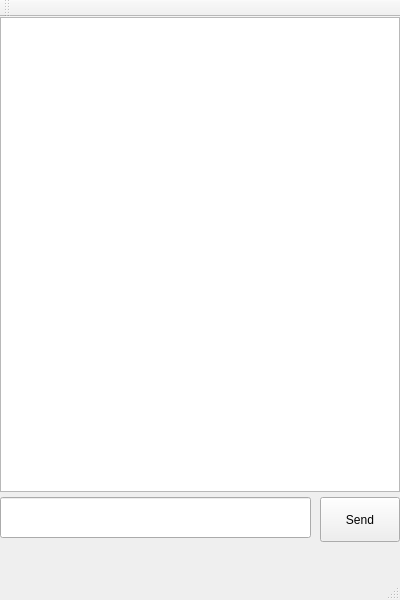
<?xml version="1.0" encoding="UTF-8"?>
<ui version="4.0">
 <class>MainWindow</class>
 <widget class="QMainWindow" name="MainWindow">
  <property name="geometry">
   <rect>
    <x>0</x>
    <y>0</y>
    <width>400</width>
    <height>600</height>
   </rect>
  </property>
  <property name="sizePolicy">
   <sizepolicy hsizetype="Ignored" vsizetype="Ignored">
    <horstretch>0</horstretch>
    <verstretch>0</verstretch>
   </sizepolicy>
  </property>
  <property name="minimumSize">
   <size>
    <width>400</width>
    <height>600</height>
   </size>
  </property>
  <property name="maximumSize">
   <size>
    <width>400</width>
    <height>600</height>
   </size>
  </property>
  <property name="cursor">
   <cursorShape>ArrowCursor</cursorShape>
  </property>
  <property name="windowTitle">
   <string>YAM</string>
  </property>
  <property name="tabShape">
   <enum>QTabWidget::Rounded</enum>
  </property>
  <widget class="QWidget" name="centralWidget">
   <widget class="QPushButton" name="sendButton">
    <property name="geometry">
     <rect>
      <x>320</x>
      <y>480</y>
      <width>80</width>
      <height>45</height>
     </rect>
    </property>
    <property name="text">
     <string>Send</string>
    </property>
   </widget>
   <widget class="QPlainTextEdit" name="chatBox">
    <property name="geometry">
     <rect>
      <x>0</x>
      <y>0</y>
      <width>400</width>
      <height>475</height>
     </rect>
    </property>
    <property name="sizePolicy">
     <sizepolicy hsizetype="Fixed" vsizetype="Fixed">
      <horstretch>0</horstretch>
      <verstretch>0</verstretch>
     </sizepolicy>
    </property>
    <property name="readOnly">
     <bool>true</bool>
    </property>
   </widget>
   <widget class="QLineEdit" name="sendBox">
    <property name="geometry">
     <rect>
      <x>0</x>
      <y>480</y>
      <width>311</width>
      <height>41</height>
     </rect>
    </property>
   </widget>
  </widget>
  <widget class="QMenuBar" name="menuBar">
   <property name="enabled">
    <bool>false</bool>
   </property>
   <property name="geometry">
    <rect>
     <x>0</x>
     <y>0</y>
     <width>400</width>
     <height>26</height>
    </rect>
   </property>
  </widget>
  <widget class="QToolBar" name="mainToolBar">
   <property name="enabled">
    <bool>false</bool>
   </property>
   <attribute name="toolBarArea">
    <enum>TopToolBarArea</enum>
   </attribute>
   <attribute name="toolBarBreak">
    <bool>false</bool>
   </attribute>
  </widget>
  <widget class="QStatusBar" name="statusBar">
   <property name="enabled">
    <bool>false</bool>
   </property>
  </widget>
 </widget>
 <layoutdefault spacing="6" margin="11"/>
 <resources/>
 <connections/>
</ui>
